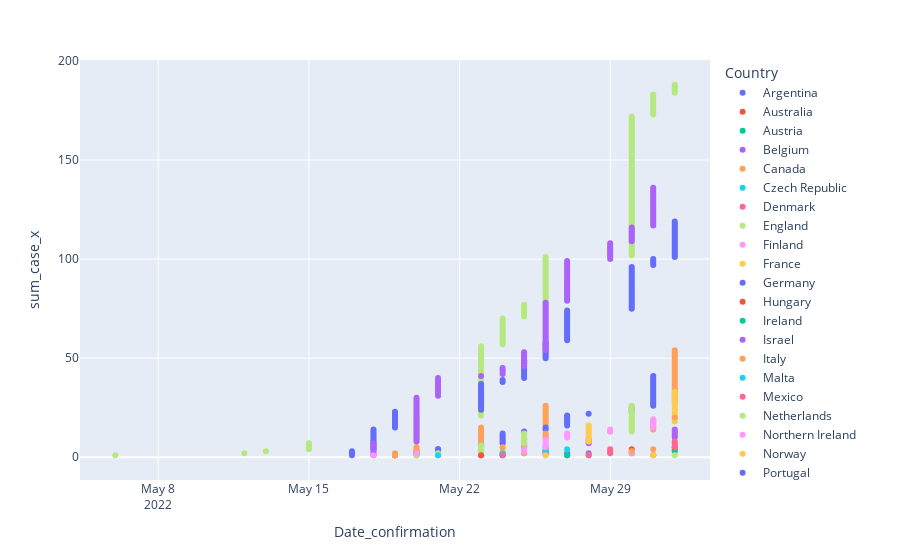

Notebook source saved alongside this figure:
### Code cell
fig2 = px.scatter(merge_df, x='Date_confirmation',y='sum_case_x', color='Country')
fig2.show()

### Figure 1 — Plotly figure (JSON) as saved in the notebook; plotly's stock layout.template omitted (floating-point values rounded to 4 significant figures; data arrays with more than 128 entries replaced by an {"elided": "..."} marker saying what was removed)
{"data": [{"hovertemplate": "Country=Argentina<br>Date_confirmation=%{x}<br>sum_case_x=%{y}<extra></extra>", "legendgroup": "Argentina", "marker": {"color": "#636efa", "symbol": "circle"}, "mode": "markers", "name": "Argentina", "orientation": "v", "showlegend": true, "type": "scatter", "x": ["2022-05-27T00:00:00", "2022-05-27T00:00:00"], "xaxis": "x", "y": [1, 2], "yaxis": "y"}, {"hovertemplate": "Country=Australia<br>Date_confirmation=%{x}<br>sum_case_x=%{y}<extra></extra>", "legendgroup": "Australia", "marker": {"color": "#EF553B", "symbol": "circle"}, "mode": "markers", "name": "Australia", "orientation": "v", "showlegend": true, "type": "scatter", "x": ["2022-05-20T00:00:00", "2022-05-20T00:00:00"], "xaxis": "x", "y": [1, 2], "yaxis": "y"}, {"hovertemplate": "Country=Austria<br>Date_confirmation=%{x}<br>sum_case_x=%{y}<extra></extra>", "legendgroup": "Austria", "marker": {"color": "#00cc96", "symbol": "circle"}, "mode": "markers", "name": "Austria", "orientation": "v", "showlegend": true, "type": "scatter", "x": ["2022-05-23T00:00:00"], "xaxis": "x", "y": [1], "yaxis": "y"}, {"hovertemplate": "Country=Belgium<br>Date_confirmation=%{x}<br>sum_case_x=%{y}<extra></extra>", "legendgroup": "Belgium", "marker": {"color": "#ab63fa", "symbol": "circle"}, "mode": "markers", "name": "Belgium", "orientation": "v", "showlegend": true, "type": "scatter", "x": ["2022-05-19T00:00:00", "2022-05-20T00:00:00", "2022-05-20T00:00:00", "2022-05-21T00:00:00", "2022-05-25T00:00:00", "2022-05-25T00:00:00", "2022-05-28T00:00:00", "2022-05-28T00:00:00", "2022-05-28T00:00:00", "2022-06-01T00:00:00", "2022-06-01T00:00:00", "2022-06-01T00:00:00", "2022-06-01T00:00:00", "2022-06-01T00:00:00"], "xaxis": "x", "y": [1, 2, 3, 4, 5, 6, 7, 8, 9, 10, 11, 12, 13, 14], "yaxis": "y"}, {"hovertemplate": "Country=Canada<br>Date_confirmation=%{x}<br>sum_case_x=%{y}<extra></extra>", "legendgroup": "Canada", "marker": {"color": "#FFA15A", "symbol": "circle"}, "mode": "markers", "name": "Canada", "orientation": "v", "showlegend": true, "type": "scatter", "x": ["2022-05-19T00:00:00", "2022-05-19T00:00:00", "2022-05-20T00:00:00", "2022-05-20T00:00:00", "2022-05-20T00:00:00", "2022-05-23T00:00:00", "2022-05-23T00:00:00", "2022-05-23T00:00:00", "2022-05-23T00:00:00", "2022-05-23T00:00:00", "2022-05-23T00:00:00", "2022-05-23T00:00:00", "2022-05-23T00:00:00", "2022-05-23T00:00:00", "2022-05-23T00:00:00", "2022-05-26T00:00:00", "2022-05-26T00:00:00", "2022-05-26T00:00:00", "2022-05-26T00:00:00", "2022-05-26T00:00:00", "2022-05-26T00:00:00", "2022-05-26T00:00:00", "2022-05-26T00:00:00", "2022-05-26T00:00:00", "2022-05-26T00:00:00", "2022-05-26T00:00:00", "2022-05-31T00:00:00", "2022-06-01T00:00:00", "2022-06-01T00:00:00", "2022-06-01T00:00:00", "2022-06-01T00:00:00", "2022-06-01T00:00:00", "2022-06-01T00:00:00", "2022-06-01T00:00:00", "2022-06-01T00:00:00", "2022-06-01T00:00:00", "2022-06-01T00:00:00", "2022-06-01T00:00:00", "2022-06-01T00:00:00", "2022-06-01T00:00:00", "2022-06-01T00:00:00", "2022-06-01T00:00:00", "2022-06-01T00:00:00", "2022-06-01T00:00:00", "2022-06-01T00:00:00", "2022-06-01T00:00:00", "2022-06-01T00:00:00", "2022-06-01T00:00:00", "2022-06-01T00:00:00", "2022-06-01T00:00:00", "2022-06-01T00:00:00", "2022-06-01T00:00:00", "2022-06-01T00:00:00", "2022-06-01T00:00:00"], "xaxis": "x", "y": [1, 2, 3, 4, 5, 6, 7, 8, 9, 10, 11, 12, 13, 14, 15, 16, 17, 18, 19, 20, 21, 22, 23, 24, 25, 26, 27, 28, 29, 30, 31, 32, 33, 34, 35, 36, 37, 38, 39, 40, 41, 42, 43, 44, 45, 46, 47, 48, 49, 50, 51, 52, 53, 54], "yaxis": "y"}, {"hovertemplate": "Country=Czech Republic<br>Date_confirmation=%{x}<br>sum_case_x=%{y}<extra></extra>", "legendgroup": "Czech Republic", "marker": {"color": "#19d3f3", "symbol": "circle"}, "mode": "markers", "name": "Czech Republic", "orientation": "v", "showlegend": true, "type": "scatter", "x": ["2022-05-24T00:00:00", "2022-05-26T00:00:00", "2022-05-26T00:00:00", "2022-05-26T00:00:00", "2022-05-26T00:00:00"], "xaxis": "x", "y": [1, 2, 3, 4, 5], "yaxis": "y"}, {"hovertemplate": "Country=Denmark<br>Date_confirmation=%{x}<br>sum_case_x=%{y}<extra></extra>", "legendgroup": "Denmark", "marker": {"color": "#FF6692", "symbol": "circle"}, "mode": "markers", "name": "Denmark", "orientation": "v", "showlegend": true, "type": "scatter", "x": ["2022-05-23T00:00:00", "2022-05-24T00:00:00"], "xaxis": "x", "y": [1, 2], "yaxis": "y"}, {"hovertemplate": "Country=England<br>Date_confirmation=%{x}<br>sum_case_x=%{y}<extra></extra>", "legendgroup": "England", "marker": {"color": "#B6E880", "symbol": "circle"}, "mode": "markers", "name": "England", "orientation": "v", "showlegend": true, "type": "scatter", "x": {"elided": "188 str values"}, "xaxis": "x", "y": {"elided": "188 int values"}, "yaxis": "y"}, {"hovertemplate": "Country=Finland<br>Date_confirmation=%{x}<br>sum_case_x=%{y}<extra></extra>", "legendgroup": "Finland", "marker": {"color": "#FF97FF", "symbol": "circle"}, "mode": "markers", "name": "Finland", "orientation": "v", "showlegend": true, "type": "scatter", "x": ["2022-05-27T00:00:00"], "xaxis": "x", "y": [1], "yaxis": "y"}, {"hovertemplate": "Country=France<br>Date_confirmation=%{x}<br>sum_case_x=%{y}<extra></extra>", "legendgroup": "France", "marker": {"color": "#FECB52", "symbol": "circle"}, "mode": "markers", "name": "France", "orientation": "v", "showlegend": true, "type": "scatter", "x": ["2022-05-19T00:00:00", "2022-05-23T00:00:00", "2022-05-23T00:00:00", "2022-05-24T00:00:00", "2022-05-24T00:00:00", "2022-05-25T00:00:00", "2022-05-25T00:00:00", "2022-05-28T00:00:00", "2022-05-28T00:00:00", "2022-05-28T00:00:00", "2022-05-28T00:00:00", "2022-05-28T00:00:00", "2022-05-28T00:00:00", "2022-05-28T00:00:00", "2022-05-28T00:00:00", "2022-05-28T00:00:00", "2022-05-30T00:00:00", "2022-06-01T00:00:00", "2022-06-01T00:00:00", "2022-06-01T00:00:00", "2022-06-01T00:00:00", "2022-06-01T00:00:00", "2022-06-01T00:00:00", "2022-06-01T00:00:00", "2022-06-01T00:00:00", "2022-06-01T00:00:00", "2022-06-01T00:00:00", "2022-06-01T00:00:00", "2022-06-01T00:00:00", "2022-06-01T00:00:00", "2022-06-01T00:00:00", "2022-06-01T00:00:00", "2022-06-01T00:00:00"], "xaxis": "x", "y": [1, 2, 3, 4, 5, 6, 7, 8, 9, 10, 11, 12, 13, 14, 15, 16, 17, 18, 19, 20, 21, 22, 23, 24, 25, 26, 27, 28, 29, 30, 31, 32, 33], "yaxis": "y"}, {"hovertemplate": "Country=Germany<br>Date_confirmation=%{x}<br>sum_case_x=%{y}<extra></extra>", "legendgroup": "Germany", "marker": {"color": "#636efa", "symbol": "circle"}, "mode": "markers", "name": "Germany", "orientation": "v", "showlegend": true, "type": "scatter", "x": ["2022-05-19T00:00:00", "2022-05-20T00:00:00", "2022-05-21T00:00:00", "2022-05-21T00:00:00", "2022-05-23T00:00:00", "2022-05-23T00:00:00", "2022-05-24T00:00:00", "2022-05-24T00:00:00", "2022-05-24T00:00:00", "2022-05-24T00:00:00", "2022-05-24T00:00:00", "2022-05-24T00:00:00", "2022-05-25T00:00:00", "2022-05-26T00:00:00", "2022-05-26T00:00:00", "2022-05-27T00:00:00", "2022-05-27T00:00:00", "2022-05-27T00:00:00", "2022-05-27T00:00:00", "2022-05-27T00:00:00", "2022-05-27T00:00:00", "2022-05-28T00:00:00", "2022-05-30T00:00:00", "2022-05-30T00:00:00", "2022-05-30T00:00:00", "2022-05-31T00:00:00", "2022-05-31T00:00:00", "2022-05-31T00:00:00", "2022-05-31T00:00:00", "2022-05-31T00:00:00", "2022-05-31T00:00:00", "2022-05-31T00:00:00", "2022-05-31T00:00:00", "2022-05-31T00:00:00", "2022-05-31T00:00:00", "2022-05-31T00:00:00", "2022-05-31T00:00:00", "2022-05-31T00:00:00", "2022-05-31T00:00:00", "2022-05-31T00:00:00", "2022-05-31T00:00:00"], "xaxis": "x", "y": [1, 2, 3, 4, 5, 6, 7, 8, 9, 10, 11, 12, 13, 14, 15, 16, 17, 18, 19, 20, 21, 22, 23, 24, 25, 26, 27, 28, 29, 30, 31, 32, 33, 34, 35, 36, 37, 38, 39, 40, 41], "yaxis": "y"}, {"hovertemplate": "Country=Hungary<br>Date_confirmation=%{x}<br>sum_case_x=%{y}<extra></extra>", "legendgroup": "Hungary", "marker": {"color": "#EF553B", "symbol": "circle"}, "mode": "markers", "name": "Hungary", "orientation": "v", "showlegend": true, "type": "scatter", "x": ["2022-05-31T00:00:00"], "xaxis": "x", "y": [1], "yaxis": "y"}, {"hovertemplate": "Country=Ireland<br>Date_confirmation=%{x}<br>sum_case_x=%{y}<extra></extra>", "legendgroup": "Ireland", "marker": {"color": "#00cc96", "symbol": "circle"}, "mode": "markers", "name": "Ireland", "orientation": "v", "showlegend": true, "type": "scatter", "x": ["2022-05-27T00:00:00", "2022-05-30T00:00:00", "2022-06-01T00:00:00", "2022-06-01T00:00:00"], "xaxis": "x", "y": [1, 2, 3, 4], "yaxis": "y"}, {"hovertemplate": "Country=Israel<br>Date_confirmation=%{x}<br>sum_case_x=%{y}<extra></extra>", "legendgroup": "Israel", "marker": {"color": "#ab63fa", "symbol": "circle"}, "mode": "markers", "name": "Israel", "orientation": "v", "showlegend": true, "type": "scatter", "x": ["2022-05-21T00:00:00", "2022-05-28T00:00:00"], "xaxis": "x", "y": [1, 2], "yaxis": "y"}, {"hovertemplate": "Country=Italy<br>Date_confirmation=%{x}<br>sum_case_x=%{y}<extra></extra>", "legendgroup": "Italy", "marker": {"color": "#FFA15A", "symbol": "circle"}, "mode": "markers", "name": "Italy", "orientation": "v", "showlegend": true, "type": "scatter", "x": ["2022-05-19T00:00:00", "2022-05-20T00:00:00", "2022-05-20T00:00:00", "2022-05-23T00:00:00", "2022-05-24T00:00:00", "2022-05-25T00:00:00", "2022-05-25T00:00:00", "2022-05-25T00:00:00", "2022-05-25T00:00:00", "2022-05-26T00:00:00", "2022-05-26T00:00:00", "2022-05-26T00:00:00", "2022-05-29T00:00:00", "2022-05-31T00:00:00", "2022-05-31T00:00:00", "2022-05-31T00:00:00", "2022-05-31T00:00:00", "2022-05-31T00:00:00", "2022-05-31T00:00:00", "2022-06-01T00:00:00"], "xaxis": "x", "y": [1, 2, 3, 4, 5, 6, 7, 8, 9, 10, 11, 12, 13, 14, 15, 16, 17, 18, 19, 20], "yaxis": "y"}, {"hovertemplate": "Country=Malta<br>Date_confirmation=%{x}<br>sum_case_x=%{y}<extra></extra>", "legendgroup": "Malta", "marker": {"color": "#19d3f3", "symbol": "circle"}, "mode": "markers", "name": "Malta", "orientation": "v", "showlegend": true, "type": "scatter", "x": ["2022-05-28T00:00:00"], "xaxis": "x", "y": [1], "yaxis": "y"}, {"hovertemplate": "Country=Mexico<br>Date_confirmation=%{x}<br>sum_case_x=%{y}<extra></extra>", "legendgroup": "Mexico", "marker": {"color": "#FF6692", "symbol": "circle"}, "mode": "markers", "name": "Mexico", "orientation": "v", "showlegend": true, "type": "scatter", "x": ["2022-05-28T00:00:00"], "xaxis": "x", "y": [1], "yaxis": "y"}, {"hovertemplate": "Country=Netherlands<br>Date_confirmation=%{x}<br>sum_case_x=%{y}<extra></extra>", "legendgroup": "Netherlands", "marker": {"color": "#B6E880", "symbol": "circle"}, "mode": "markers", "name": "Netherlands", "orientation": "v", "showlegend": true, "type": "scatter", "x": ["2022-05-20T00:00:00", "2022-05-21T00:00:00", "2022-05-23T00:00:00", "2022-05-23T00:00:00", "2022-05-23T00:00:00", "2022-05-23T00:00:00", "2022-05-25T00:00:00", "2022-05-25T00:00:00", "2022-05-25T00:00:00", "2022-05-25T00:00:00", "2022-05-25T00:00:00", "2022-05-25T00:00:00", "2022-05-30T00:00:00", "2022-05-30T00:00:00", "2022-05-30T00:00:00", "2022-05-30T00:00:00", "2022-05-30T00:00:00", "2022-05-30T00:00:00", "2022-05-30T00:00:00", "2022-05-30T00:00:00", "2022-05-30T00:00:00", "2022-05-30T00:00:00", "2022-05-30T00:00:00", "2022-05-30T00:00:00", "2022-05-30T00:00:00", "2022-05-30T00:00:00"], "xaxis": "x", "y": [1, 2, 3, 4, 5, 6, 7, 8, 9, 10, 11, 12, 13, 14, 15, 16, 17, 18, 19, 20, 21, 22, 23, 24, 25, 26], "yaxis": "y"}, {"hovertemplate": "Country=Northern Ireland<br>Date_confirmation=%{x}<br>sum_case_x=%{y}<extra></extra>", "legendgroup": "Northern Ireland", "marker": {"color": "#FF97FF", "symbol": "circle"}, "mode": "markers", "name": "Northern Ireland", "orientation": "v", "showlegend": true, "type": "scatter", "x": ["2022-05-26T00:00:00", "2022-05-30T00:00:00"], "xaxis": "x", "y": [1, 2], "yaxis": "y"}, {"hovertemplate": "Country=Norway<br>Date_confirmation=%{x}<br>sum_case_x=%{y}<extra></extra>", "legendgroup": "Norway", "marker": {"color": "#FECB52", "symbol": "circle"}, "mode": "markers", "name": "Norway", "orientation": "v", "showlegend": true, "type": "scatter", "x": ["2022-05-31T00:00:00"], "xaxis": "x", "y": [1], "yaxis": "y"}, {"hovertemplate": "Country=Portugal<br>Date_confirmation=%{x}<br>sum_case_x=%{y}<extra></extra>", "legendgroup": "Portugal", "marker": {"color": "#636efa", "symbol": "circle"}, "mode": "markers", "name": "Portugal", "orientation": "v", "showlegend": true, "type": "scatter", "x": ["2022-05-17T00:00:00", "2022-05-17T00:00:00", "2022-05-17T00:00:00", "2022-05-18T00:00:00", "2022-05-18T00:00:00", "2022-05-18T00:00:00", "2022-05-18T00:00:00", "2022-05-18T00:00:00", "2022-05-18T00:00:00", "2022-05-18T00:00:00", "2022-05-18T00:00:00", "2022-05-18T00:00:00", "2022-05-18T00:00:00", "2022-05-18T00:00:00", "2022-05-19T00:00:00", "2022-05-19T00:00:00", "2022-05-19T00:00:00", "2022-05-19T00:00:00", "2022-05-19T00:00:00", "2022-05-19T00:00:00", "2022-05-19T00:00:00", "2022-05-19T00:00:00", "2022-05-19T00:00:00", "2022-05-23T00:00:00", "2022-05-23T00:00:00", "2022-05-23T00:00:00", "2022-05-23T00:00:00", "2022-05-23T00:00:00", "2022-05-23T00:00:00", "2022-05-23T00:00:00", "2022-05-23T00:00:00", "2022-05-23T00:00:00", "2022-05-23T00:00:00", "2022-05-23T00:00:00", "2022-05-23T00:00:00", "2022-05-23T00:00:00", "2022-05-23T00:00:00", "2022-05-24T00:00:00", "2022-05-24T00:00:00", "2022-05-25T00:00:00", "2022-05-25T00:00:00", "2022-05-25T00:00:00", "2022-05-25T00:00:00", "2022-05-25T00:00:00", "2022-05-25T00:00:00", "2022-05-25T00:00:00", "2022-05-25T00:00:00", "2022-05-25T00:00:00", "2022-05-25T00:00:00", "2022-05-26T00:00:00", "2022-05-26T00:00:00", "2022-05-26T00:00:00", "2022-05-26T00:00:00", "2022-05-26T00:00:00", "2022-05-26T00:00:00", "2022-05-26T00:00:00", "2022-05-26T00:00:00", "2022-05-26T00:00:00", "2022-05-27T00:00:00", "2022-05-27T00:00:00", "2022-05-27T00:00:00", "2022-05-27T00:00:00", "2022-05-27T00:00:00", "2022-05-27T00:00:00", "2022-05-27T00:00:00", "2022-05-27T00:00:00", "2022-05-27T00:00:00", "2022-05-27T00:00:00", "2022-05-27T00:00:00", "2022-05-27T00:00:00", "2022-05-27T00:00:00", "2022-05-27T00:00:00", "2022-05-27T00:00:00", "2022-05-27T00:00:00", "2022-05-30T00:00:00", "2022-05-30T00:00:00", "2022-05-30T00:00:00", "2022-05-30T00:00:00", "2022-05-30T00:00:00", "2022-05-30T00:00:00", "2022-05-30T00:00:00", "2022-05-30T00:00:00", "2022-05-30T00:00:00", "2022-05-30T00:00:00", "2022-05-30T00:00:00", "2022-05-30T00:00:00", "2022-05-30T00:00:00", "2022-05-30T00:00:00", "2022-05-30T00:00:00", "2022-05-30T00:00:00", "2022-05-30T00:00:00", "2022-05-30T00:00:00", "2022-05-30T00:00:00", "2022-05-30T00:00:00", "2022-05-30T00:00:00", "2022-05-30T00:00:00", "2022-05-31T00:00:00", "2022-05-31T00:00:00", "2022-05-31T00:00:00", "2022-05-31T00:00:00", "2022-06-01T00:00:00", "2022-06-01T00:00:00", "2022-06-01T00:00:00", "2022-06-01T00:00:00", "2022-06-01T00:00:00", "2022-06-01T00:00:00", "2022-06-01T00:00:00", "2022-06-01T00:00:00", "2022-06-01T00:00:00", "2022-06-01T00:00:00", "2022-06-01T00:00:00", "2022-06-01T00:00:00", "2022-06-01T00:00:00", "2022-06-01T00:00:00", "2022-06-01T00:00:00", "2022-06-01T00:00:00", "2022-06-01T00:00:00", "2022-06-01T00:00:00", "2022-06-01T00:00:00"], "xaxis": "x", "y": [1, 2, 3, 4, 5, 6, 7, 8, 9, 10, 11, 12, 13, 14, 15, 16, 17, 18, 19, 20, 21, 22, 23, 24, 25, 26, 27, 28, 29, 30, 31, 32, 33, 34, 35, 36, 37, 38, 39, 40, 41, 42, 43, 44, 45, 46, 47, 48, 49, 50, 51, 52, 53, 54, 55, 56, 57, 58, 59, 60, 61, 62, 63, 64, 65, 66, 67, 68, 69, 70, 71, 72, 73, 74, 75, 76, 77, 78, 79, 80, 81, 82, 83, 84, 85, 86, 87, 88, 89, 90, 91, 92, 93, 94, 95, 96, 97, 98, 99, 100, 101, 102, 103, 104, 105, 106, 107, 108, 109, 110, 111, 112, 113, 114, 115, 116, 117, 118, 119], "yaxis": "y"}, {"hovertemplate": "Country=Scotland<br>Date_confirmation=%{x}<br>sum_case_x=%{y}<extra></extra>", "legendgroup": "Scotland", "marker": {"color": "#EF553B", "symbol": "circle"}, "mode": "markers", "name": "Scotland", "orientation": "v", "showlegend": true, "type": "scatter", "x": ["2022-05-23T00:00:00", "2022-05-26T00:00:00", "2022-05-26T00:00:00", "2022-05-30T00:00:00", "2022-06-01T00:00:00"], "xaxis": "x", "y": [1, 2, 3, 4, 5], "yaxis": "y"}, {"hovertemplate": "Country=Slovenia<br>Date_confirmation=%{x}<br>sum_case_x=%{y}<extra></extra>", "legendgroup": "Slovenia", "marker": {"color": "#00cc96", "symbol": "circle"}, "mode": "markers", "name": "Slovenia", "orientation": "v", "showlegend": true, "type": "scatter", "x": ["2022-05-24T00:00:00", "2022-05-25T00:00:00"], "xaxis": "x", "y": [1, 2], "yaxis": "y"}, {"hovertemplate": "Country=Spain<br>Date_confirmation=%{x}<br>sum_case_x=%{y}<extra></extra>", "legendgroup": "Spain", "marker": {"color": "#ab63fa", "symbol": "circle"}, "mode": "markers", "name": "Spain", "orientation": "v", "showlegend": true, "type": "scatter", "x": {"elided": "136 str values"}, "xaxis": "x", "y": {"elided": "136 int values"}, "yaxis": "y"}, {"hovertemplate": "Country=Sweden<br>Date_confirmation=%{x}<br>sum_case_x=%{y}<extra></extra>", "legendgroup": "Sweden", "marker": {"color": "#FFA15A", "symbol": "circle"}, "mode": "markers", "name": "Sweden", "orientation": "v", "showlegend": true, "type": "scatter", "x": ["2022-05-19T00:00:00", "2022-05-25T00:00:00", "2022-05-30T00:00:00", "2022-05-31T00:00:00"], "xaxis": "x", "y": [1, 2, 3, 4], "yaxis": "y"}, {"hovertemplate": "Country=Switzerland<br>Date_confirmation=%{x}<br>sum_case_x=%{y}<extra></extra>", "legendgroup": "Switzerland", "marker": {"color": "#19d3f3", "symbol": "circle"}, "mode": "markers", "name": "Switzerland", "orientation": "v", "showlegend": true, "type": "scatter", "x": ["2022-05-21T00:00:00", "2022-05-24T00:00:00", "2022-05-26T00:00:00", "2022-05-27T00:00:00"], "xaxis": "x", "y": [1, 2, 3, 4], "yaxis": "y"}, {"hovertemplate": "Country=United Arab Emirates<br>Date_confirmation=%{x}<br>sum_case_x=%{y}<extra></extra>", "legendgroup": "United Arab Emirates", "marker": {"color": "#FF6692", "symbol": "circle"}, "mode": "markers", "name": "United Arab Emirates", "orientation": "v", "showlegend": true, "type": "scatter", "x": ["2022-05-24T00:00:00", "2022-05-29T00:00:00", "2022-05-29T00:00:00", "2022-05-29T00:00:00", "2022-06-01T00:00:00", "2022-06-01T00:00:00", "2022-06-01T00:00:00", "2022-06-01T00:00:00"], "xaxis": "x", "y": [1, 2, 3, 4, 5, 6, 7, 8], "yaxis": "y"}, {"hovertemplate": "Country=United Kingdom<br>Date_confirmation=%{x}<br>sum_case_x=%{y}<extra></extra>", "legendgroup": "United Kingdom", "marker": {"color": "#B6E880", "symbol": "circle"}, "mode": "markers", "name": "United Kingdom", "orientation": "v", "showlegend": true, "type": "scatter", "x": ["2022-06-01T00:00:00"], "xaxis": "x", "y": [1], "yaxis": "y"}, {"hovertemplate": "Country=United States<br>Date_confirmation=%{x}<br>sum_case_x=%{y}<extra></extra>", "legendgroup": "United States", "marker": {"color": "#FF97FF", "symbol": "circle"}, "mode": "markers", "name": "United States", "orientation": "v", "showlegend": true, "type": "scatter", "x": ["2022-05-18T00:00:00", "2022-05-20T00:00:00", "2022-05-25T00:00:00", "2022-05-25T00:00:00", "2022-05-26T00:00:00", "2022-05-26T00:00:00", "2022-05-26T00:00:00", "2022-05-26T00:00:00", "2022-05-26T00:00:00", "2022-05-27T00:00:00", "2022-05-27T00:00:00", "2022-05-27T00:00:00", "2022-05-29T00:00:00", "2022-05-29T00:00:00", "2022-05-31T00:00:00", "2022-05-31T00:00:00", "2022-05-31T00:00:00", "2022-05-31T00:00:00", "2022-05-31T00:00:00"], "xaxis": "x", "y": [1, 2, 3, 4, 5, 6, 7, 8, 9, 10, 11, 12, 13, 14, 15, 16, 17, 18, 19], "yaxis": "y"}, {"hovertemplate": "Country=Wales<br>Date_confirmation=%{x}<br>sum_case_x=%{y}<extra></extra>", "legendgroup": "Wales", "marker": {"color": "#FECB52", "symbol": "circle"}, "mode": "markers", "name": "Wales", "orientation": "v", "showlegend": true, "type": "scatter", "x": ["2022-05-26T00:00:00"], "xaxis": "x", "y": [1], "yaxis": "y"}], "layout": {"legend": {"title": {"text": "Country"}, "tracegroupgap": 0}, "margin": {"t": 60}, "xaxis": {"anchor": "y", "domain": [0, 1], "title": {"text": "Date_confirmation"}}, "yaxis": {"anchor": "x", "domain": [0, 1], "title": {"text": "sum_case_x"}}}}
